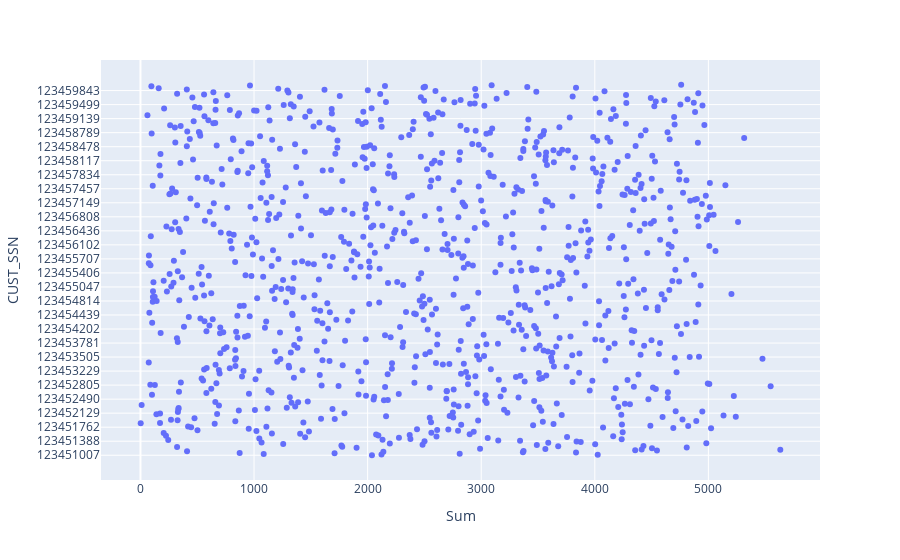

The code cell stored with this chart in its notebook:
### Code cell
transaction_sums = purchases[['CUST_SSN', 'TRANSACTION_VALUE']].groupby('CUST_SSN').sum().rename(columns={"TRANSACTION_VALUE": "Sum"}).reset_index()
transaction_sums['CUST_SSN'] = transaction_sums['CUST_SSN'].astype(str)
fig = px.scatter(transaction_sums, x='Sum (Dollars)', y='CUST_SSN')
fig.show()

### Figure 1 — Plotly figure (JSON) as saved in the notebook; plotly's stock layout.template omitted (floating-point values rounded to 4 significant figures; data arrays with more than 128 entries replaced by an {"elided": "..."} marker saying what was removed)
{"data": [{"hovertemplate": "Sum=%{x}<br>CUST_SSN=%{y}<extra></extra>", "legendgroup": "", "marker": {"color": "#636efa", "symbol": "circle"}, "mode": "markers", "name": "", "orientation": "h", "showlegend": false, "type": "scatter", "x": {"elided": "952 float values"}, "xaxis": "x", "y": {"elided": "952 str values"}, "yaxis": "y"}], "layout": {"autosize": true, "legend": {"tracegroupgap": 0}, "margin": {"t": 60}, "xaxis": {"anchor": "y", "autorange": true, "domain": [0, 1], "range": [-331.1, 5966.0], "title": {"text": "Sum"}, "type": "linear"}, "yaxis": {"anchor": "x", "autorange": true, "domain": [0, 1], "range": [-73.63, 1025.0], "title": {"text": "CUST_SSN"}, "type": "category"}}}
